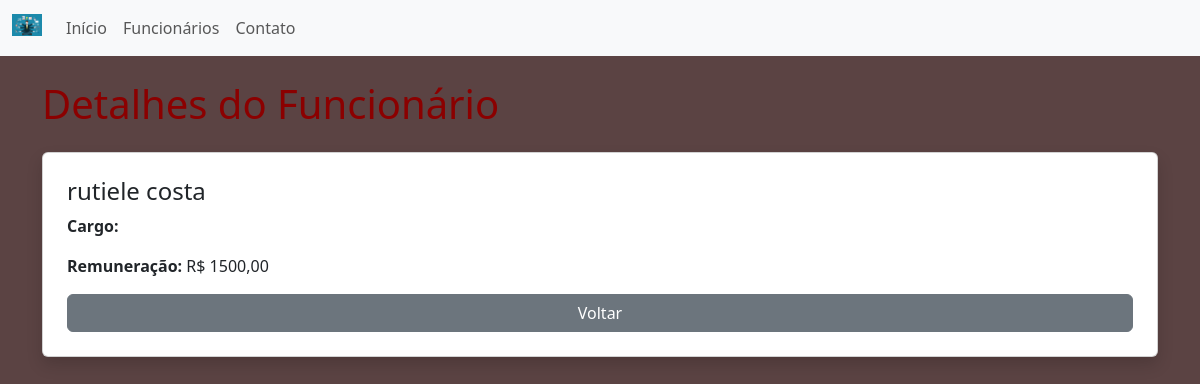
Screenshot of /website/funcionarios/25/ with the database file from the repository.
### funcionarios/models.py (models this page shows, shortened)
class Funcionarios(models.Model):
    nome = models.CharField(
        max_length=255,
        null = False,
        blank = False
    )
    sobrenome = models.CharField(
        max_length=255,
        null = False,
        blank = False
    )
    cpf = models.CharField(
        max_length=14,
        null = False,
        blank = False
    )
    tempo_de_servico = models.IntegerField(
        default=0,
        null=False,
        blank=False
    )
    remuneracao = models.DecimalField(
        max_digits=8,
        decimal_places=2,
        null=False,
        blank=False
    )
    objects = models.Manager()

### website/views.py (the view)
# urls.py: path('funcionarios/<int:id>/', views.detalhes_funcionario, name='detalhes'),
def detalhes_funcionario(request, id):
    funcionarios = get_object_or_404(Funcionarios, pk=id)
    contexto = {
        "funcionario": funcionarios,
        "autor": settings.AUTOR_SISTEMA}
    return render(request, 'website/detalhesFuncionario.html', contexto)

### website/templates/website/detalhesFuncionario.html (shortened to what this page needs)
{% extends 'website/base.html' %}
{% block content %}
<h1 class="mb-4">Detalhes do Funcionário</h1>
<div class="card shadow p-4">
    <h4>{{ funcionario.nome }} {{ funcionario.sobrenome }}</h4>
    <p><strong>Cargo:</strong> {{ funcionario.cargo }}</p>
    <p><strong>Remuneração:</strong> R$ {{ funcionario.remuneracao }}</p>
    <a href="{% url 'website:listar' %}" class="btn btn-secondary">Voltar</a>
</div>
{% endblock %}

### website/static/website/css/style.css (style rules this page uses)
body { background-color: rgb(91, 67, 67); }
h1 { color: darkred; }

### rows the page displays
Funcionarios: nome "rutiele", sobrenome "costa", remuneracao "1500,00"
